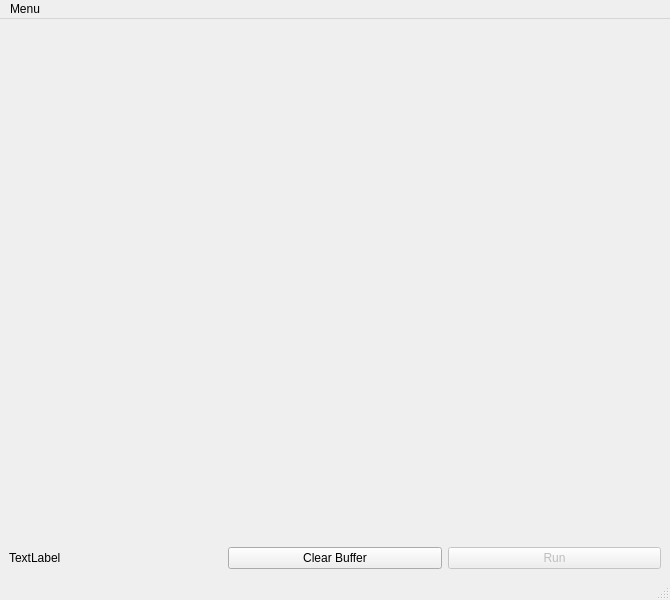
<?xml version="1.0" encoding="UTF-8"?>
<ui version="4.0">
 <class>MainWindow</class>
 <widget class="QMainWindow" name="MainWindow">
  <property name="geometry">
   <rect>
    <x>0</x>
    <y>0</y>
    <width>670</width>
    <height>600</height>
   </rect>
  </property>
  <property name="windowTitle">
   <string>MainWindow</string>
  </property>
  <widget class="QWidget" name="centralwidget">
   <layout class="QGridLayout" name="gridLayout">
    <item row="1" column="2">
     <widget class="QPushButton" name="btn_run">
      <property name="enabled">
       <bool>false</bool>
      </property>
      <property name="text">
       <string>Run</string>
      </property>
     </widget>
    </item>
    <item row="1" column="1">
     <widget class="QPushButton" name="btn_clearBuffer">
      <property name="text">
       <string>Clear Buffer</string>
      </property>
     </widget>
    </item>
    <item row="1" column="0">
     <widget class="QLabel" name="labelBufferSize">
      <property name="text">
       <string>TextLabel</string>
      </property>
     </widget>
    </item>
    <item row="0" column="0" colspan="3">
     <widget class="QWidget" name="placeholder" native="true"/>
    </item>
   </layout>
  </widget>
  <widget class="QMenuBar" name="menubar">
   <property name="geometry">
    <rect>
     <x>0</x>
     <y>0</y>
     <width>670</width>
     <height>19</height>
    </rect>
   </property>
   <widget class="QMenu" name="menuMenu">
    <property name="title">
     <string>Menu</string>
    </property>
    <addaction name="actionSettings"/>
   </widget>
   <addaction name="menuMenu"/>
  </widget>
  <widget class="QStatusBar" name="statusbar"/>
  <action name="actionSettings">
   <property name="text">
    <string>Settings</string>
   </property>
   <property name="shortcut">
    <string>Ctrl+S</string>
   </property>
  </action>
 </widget>
 <resources/>
 <connections/>
</ui>
